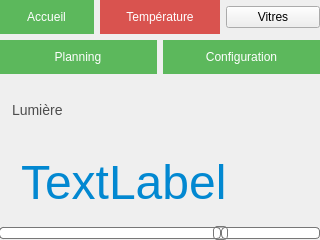
<?xml version="1.0" encoding="UTF-8"?>
<ui version="4.0">
 <class>LumWindow</class>
 <widget class="QMainWindow" name="LumWindow">
  <property name="geometry">
   <rect>
    <x>0</x>
    <y>0</y>
    <width>320</width>
    <height>240</height>
   </rect>
  </property>
  <property name="windowTitle">
   <string>Envio - Thermostat</string>
  </property>
  <property name="styleSheet">
   <string notr="true"/>
  </property>
  <widget class="QWidget" name="centralwidget">
   <widget class="QWidget" name="gridLayoutWidget">
    <property name="geometry">
     <rect>
      <x>-1</x>
      <y>0</y>
      <width>321</width>
      <height>241</height>
     </rect>
    </property>
    <layout class="QGridLayout" name="gridLayout">
     <item row="0" column="1">
      <layout class="QHBoxLayout" name="horizontalLayoutBtn1">
       <item>
        <widget class="QPushButton" name="AccueilBtn">
         <property name="styleSheet">
          <string notr="true">QPushButton
{
font-family:&quot;Segoe UI&quot;, sans-serif;
	text-transform: uppercase;
	outline: 0;
	background: #5cb85c;
	border: 0;
	padding: 10px;
	color: #FFFFFF;
	font-size: 12px;
}

QPushButton:hover
{
font-family:&quot;Segoe UI&quot;, sans-serif;
	text-transform: uppercase;
	outline: 0;
	background: #449d44;
	border: 0;
	padding: 10px;
	color: #FFFFFF;
	font-size: 12px;
}</string>
         </property>
         <property name="text">
          <string>Accueil</string>
         </property>
        </widget>
       </item>
       <item>
        <widget class="QPushButton" name="TempEditBtn">
         <property name="styleSheet">
          <string notr="true">QPushButton
{
font-family:&quot;Segoe UI&quot;, sans-serif;
	text-transform: uppercase;
	outline: 0;
	background: #d9534f;
	width: 100%;
	border: 0;
	padding: 10px;
	color: #FFFFFF;
	font-size: 12px;
}

QPushButton:hover
{
font-family:&quot;Segoe UI&quot;, sans-serif;
	text-transform: uppercase;
	outline: 0;
	background: #c9302c;
	width: 100%;
	border: 0;
	padding: 10px;
	color: #FFFFFF;
	font-size: 12px;
}</string>
         </property>
         <property name="text">
          <string>Température</string>
         </property>
        </widget>
       </item>
       <item>
        <widget class="QPushButton" name="OpacEditBtn">
         <property name="text">
          <string>Vitres</string>
         </property>
        </widget>
       </item>
      </layout>
     </item>
     <item row="2" column="1">
      <widget class="QLabel" name="LumFixLabel">
       <property name="styleSheet">
        <string notr="true">font-family:&quot;Segoe UI&quot;, sans-serif;
 text-transform: uppercase;
 outline: 0; 
width: 100%; 
border: 0;
 padding: 10px;
color: #4d4d4d;
font-size: 14px;</string>
       </property>
       <property name="text">
        <string>Lumière</string>
       </property>
      </widget>
     </item>
     <item row="4" column="1">
      <widget class="QSlider" name="LumHorizontalSlider">
       <property name="styleSheet">
        <string notr="true">QSlider::groove:horizontal {
border: 1px solid #bbb;
background: white;
height: 10px;
border-radius: 4px;
}

QSlider::sub-page:horizontal {
background: qlineargradient(x1: 0, y1: 0,    x2: 0, y2: 1,
    stop: 0 #00CCCC, stop: 1 #008C8C);
background: qlineargradient(x1: 0, y1: 0.2, x2: 1, y2: 1,
    stop: 0 #00CCCC, stop: 1 #008C8C);
border: 1px solid #777;
height: 10px;
border-radius: 4px;
}

QSlider::add-page:horizontal {
background: #fff;
border: 1px solid #777;
height: 10px;
border-radius: 4px;
}

QSlider::handle:horizontal {
background: qlineargradient(x1:0, y1:0, x2:1, y2:1,
    stop:0 #eee, stop:1 #ccc);
border: 1px solid #777;
width: 13px;
margin-top: -2px;
margin-bottom: -2px;
border-radius: 4px;
}

QSlider::handle:horizontal:hover {
background: qlineargradient(x1:0, y1:0, x2:1, y2:1,
    stop:0 #fff, stop:1 #ddd);
border: 1px solid #444;
border-radius: 4px;
}

QSlider::sub-page:horizontal:disabled {
background: #bbb;
border-color: #999;
}

QSlider::add-page:horizontal:disabled {
background: #eee;
border-color: #999;
}

QSlider::handle:horizontal:disabled {
background: #eee;
border: 1px solid #aaa;
border-radius: 4px;
}</string>
       </property>
       <property name="minimum">
        <number>0</number>
       </property>
       <property name="maximum">
        <number>100</number>
       </property>
       <property name="singleStep">
        <number>1</number>
       </property>
       <property name="pageStep">
        <number>1</number>
       </property>
       <property name="value">
        <number>70</number>
       </property>
       <property name="sliderPosition">
        <number>70</number>
       </property>
       <property name="orientation">
        <enum>Qt::Horizontal</enum>
       </property>
      </widget>
     </item>
     <item row="1" column="1">
      <layout class="QHBoxLayout" name="horizontalLayoutBtn2">
       <item>
        <widget class="QPushButton" name="PlanningEditBtn">
         <property name="styleSheet">
          <string notr="true">QPushButton
{
font-family:&quot;Segoe UI&quot;, sans-serif;
	text-transform: uppercase;
	outline: 0;
	background: #5cb85c;
	border: 0;
	padding: 10px;
	color: #FFFFFF;
	font-size: 12px;
}

QPushButton:hover
{
font-family:&quot;Segoe UI&quot;, sans-serif;
	text-transform: uppercase;
	outline: 0;
	background: #449d44;
	border: 0;
	padding: 10px;
	color: #FFFFFF;
	font-size: 12px;
}</string>
         </property>
         <property name="text">
          <string>Planning</string>
         </property>
        </widget>
       </item>
       <item>
        <widget class="QPushButton" name="ConfigEditBtn">
         <property name="styleSheet">
          <string notr="true">QPushButton
{
font-family:&quot;Segoe UI&quot;, sans-serif;
	text-transform: uppercase;
	outline: 0;
	background: #5cb85c;
	border: 0;
	padding: 10px;
	color: #FFFFFF;
	font-size: 12px;
}

QPushButton:hover
{
font-family:&quot;Segoe UI&quot;, sans-serif;
	text-transform: uppercase;
	outline: 0;
	background: #449d44;
	border: 0;
	padding: 10px;
	color: #FFFFFF;
	font-size: 12px;
}</string>
         </property>
         <property name="text">
          <string>Configuration</string>
         </property>
        </widget>
       </item>
      </layout>
     </item>
     <item row="3" column="1">
      <widget class="QLabel" name="LumLabel">
       <property name="styleSheet">
        <string notr="true">font-family:&quot;Segoe UI&quot;, sans-serif;text-transform: uppercase; outline: 0; width: 100%; border: 0; padding: 10px;color: #0288d1;font-size: 48px;</string>
       </property>
       <property name="text">
        <string>TextLabel</string>
       </property>
      </widget>
     </item>
    </layout>
   </widget>
  </widget>
 </widget>
 <resources/>
 <connections/>
</ui>
